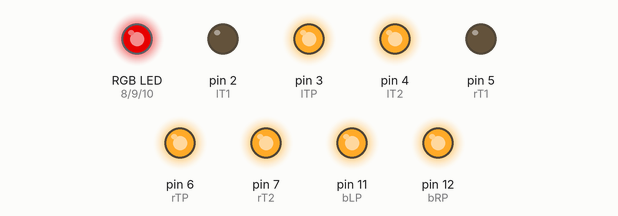
This sketch was run on a simulated Arduino Uno, built with avr-gcc and run on an emulated ATmega328P. On the bench: an RGB LED mixed from three pins (HIGH = lit), output pins drawn as LEDs (lit = HIGH). Dim RGB values are drawn brighter than linear.

Above: at 0.1 s.
Timing chart, 0 to 1.6 s (numbered marks = the images above):
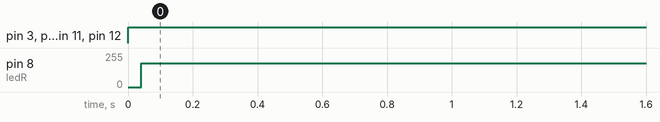

Measured:
- by itself, pin 3 (lTP), pin 4 (lT2), pin 6 (rTP), pin 7 (rT2), pin 11 (bLP), pin 12 (bRP): LOW → HIGH at 0.00 s
- by itself, pin 8 (ledR): 0/255 → 179/255 at 0.04 s

The sketch:

ENGR202_bluetooth_demo.ino
```cpp
// Engineering 202C
// Winter 2018
// Team 9 - Stair Climbing Robot
// University of Washington
// Code written by Aaron Su
//
// Drives a robot based upon commands given over a bluetooth app. Uses LEDS for user feedback

// Ardunio Pins
const int rx0 = 0; // Bluetooth
const int tx1 = 1; // Bluetooth
const int lT1 = 2; // Direction, Maps to 2 on All HBridges
const int lT2 = 4; // Direction, Maps to 3 on All HBridges
const int lTP = 3; // Power, Maps to 1 on Front Two HBridges
const int rT1 = 5; // Direction, Maps to 5 on All HBridges
const int rT2 = 7; // Direction, Maps to 4 on All HBridges
const int rTP = 6; // Power, Maps to 6 on Front Two Hbridges
const int ledR = 8;
const int ledG = 9;
const int ledB = 10;
const int bLP = 11; // Power, Maps to 1 on Back Hbridge
const int bRP = 12; // Power, Maps to 6 on Back Hbridge
const int unknown = 13; // Does not yet have a purpose

// HBridge Motor Power
const int FULL_POW = 255;
const int HIGH_POW = 240;
const int MED_POW = 150;
const int LOW_POW = 32;

// LED Constants
const int BRIGHT = 250;
const int DIM = 64;
const int OFF = 0;

int received = 0; // Global variable for BT input

void setup()
{
    Serial.begin(9600); // Open BT connection
    //pinMode(rx0, OUTPUT);
    //pinMode(tx1, OUTPUT);
    pinMode(lT1, OUTPUT);
    pinMode(lT2, OUTPUT);
    digitalWrite(lTP, LOW);
    pinMode(rT1, OUTPUT);
    pinMode(rT2, OUTPUT);
    digitalWrite(rTP, LOW);
    pinMode(ledR, OUTPUT);
    pinMode(ledG, OUTPUT);
    pinMode(ledB, OUTPUT);
    digitalWrite(bLP, LOW);
    digitalWrite(bRP, LOW);
    analogWrite(ledB, 255); // Turns BT on
}

void loop()
{
  // Bluetooth Demo
  //btDemo();
  driveBack();

}

void btDemo()
{
  resetColors();
  analogWrite(ledB, 255);
  if(Serial.available() > 0){ // Checks whether data is comming from the serial port
    received = Serial.read(); // Reads the data from the serial port
    Serial.println(received);
  }
}

void driveBack() {
  resetColors();
  analogWrite(ledR, 255);
  analogWrite(bLP, FULL_POW); // Backwards, the one by MD
  analogWrite(bRP, FULL_POW); // Backwards, the one by MD
  analogWrite(lTP, FULL_POW);
  analogWrite(rTP, FULL_POW);
  digitalWrite(lT1, LOW);
  digitalWrite(lT2, HIGH);
  digitalWrite(rT1, LOW);
  digitalWrite(rT2, HIGH);
}

// Main drive program that will control the robot's movements
void drive()
{
   if(Serial.available() > 0) // Bluetooth connected
  {
    resetColors();
    analogWrite(ledB, 255);
    received = Serial.read();
    Serial.println(received);
    if(received == 'f') {
      // Color
      resetColors();
      analogWrite(ledG, 255);

      // Drive
      analogWrite(lTP, FULL_POW);
      analogWrite(rTP, FULL_POW);
      analogWrite(bLP, HIGH_POW);
      analogWrite(bRP, HIGH_POW);
      digitalWrite(lT1, LOW);
      digitalWrite(lT2, HIGH);
      digitalWrite(rT1, LOW);
      digitalWrite(rT2, HIGH);

      // Send message
      Serial.print("Forward");
    }
    else if (received == 'b')
    {
      // Color
      resetColors();
      analogWrite(ledG, 255);
      analogWrite(ledR, 255);

      // Drive
      analogWrite(ledG, 255);
      analogWrite(ledB, 0);
      analogWrite(lTP, 255);
      analogWrite(rTP, 255);
      analogWrite(bLP, 255);
      analogWrite(bRP, 255);
      digitalWrite(lT1, HIGH);
      digitalWrite(lT2, LOW);
      digitalWrite(rT1, HIGH);
      digitalWrite(rT2, LOW);

      // Send message
      Serial.print("Backward");
    }
  }
  else // Bluetooth not connected
  {
    // Color
    resetColors();
    analogWrite(ledR, 255);
  }

}

void resetColors()
{
  analogWrite(ledR, 0);
  analogWrite(ledG, 0);
  analogWrite(ledB, 0);

}

// Demo to test Motors
void demoOne()
{
  // this function will run the motors in both directions at a fixed speed
  // turn on motor A
  digitalWrite(lT1, HIGH);
  digitalWrite(lT2, LOW);
  // set speed to 200 out of possible range 0~255
  analogWrite(lTP, 200);
  // now change motor directions
  digitalWrite(lT1, LOW);
  digitalWrite(lT2, HIGH);
  delay(2000);
  // now turn off motors
  digitalWrite(lT1, LOW);
  digitalWrite(lT2, LOW);
}

// Autonomous testing program
void demoTwo() {

}

// Checkpoint demo to show functionality of all parts
void checkPointDemo() {
  // Send a bluetooth message
  // Recieve a bluetooth message
  // Turn on LED to 3 different colors
  // Drive all motors forward
  // Drive all motors backwards
}
```
